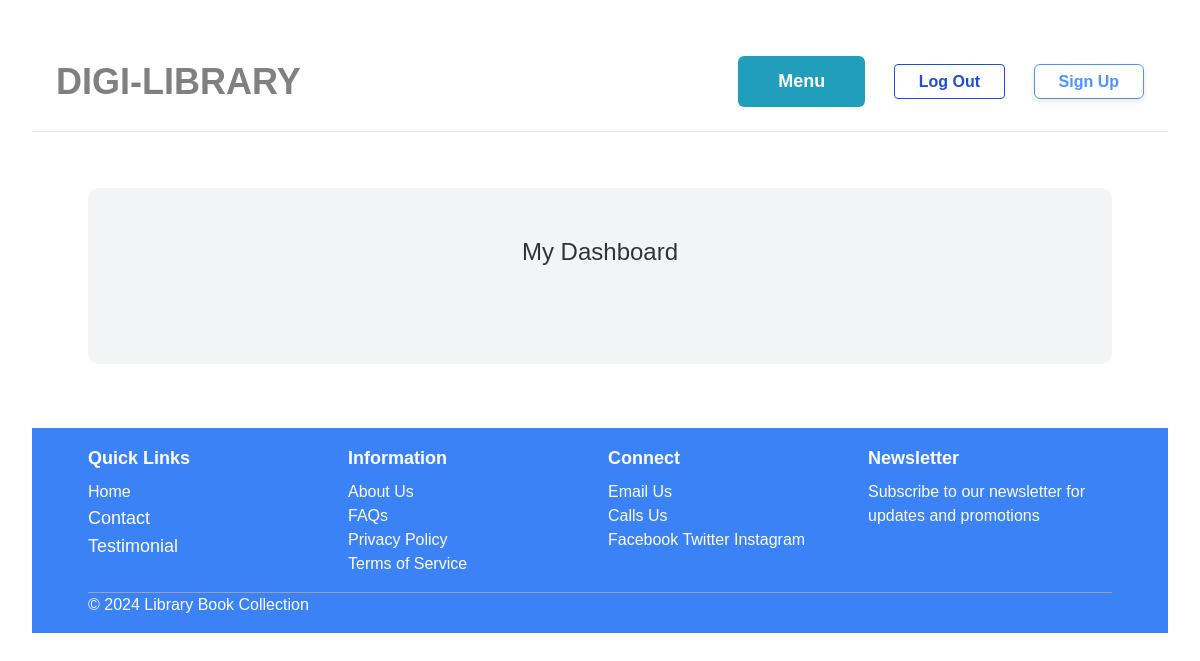
Page /dashboard/ (signed in) on the earlier database version.
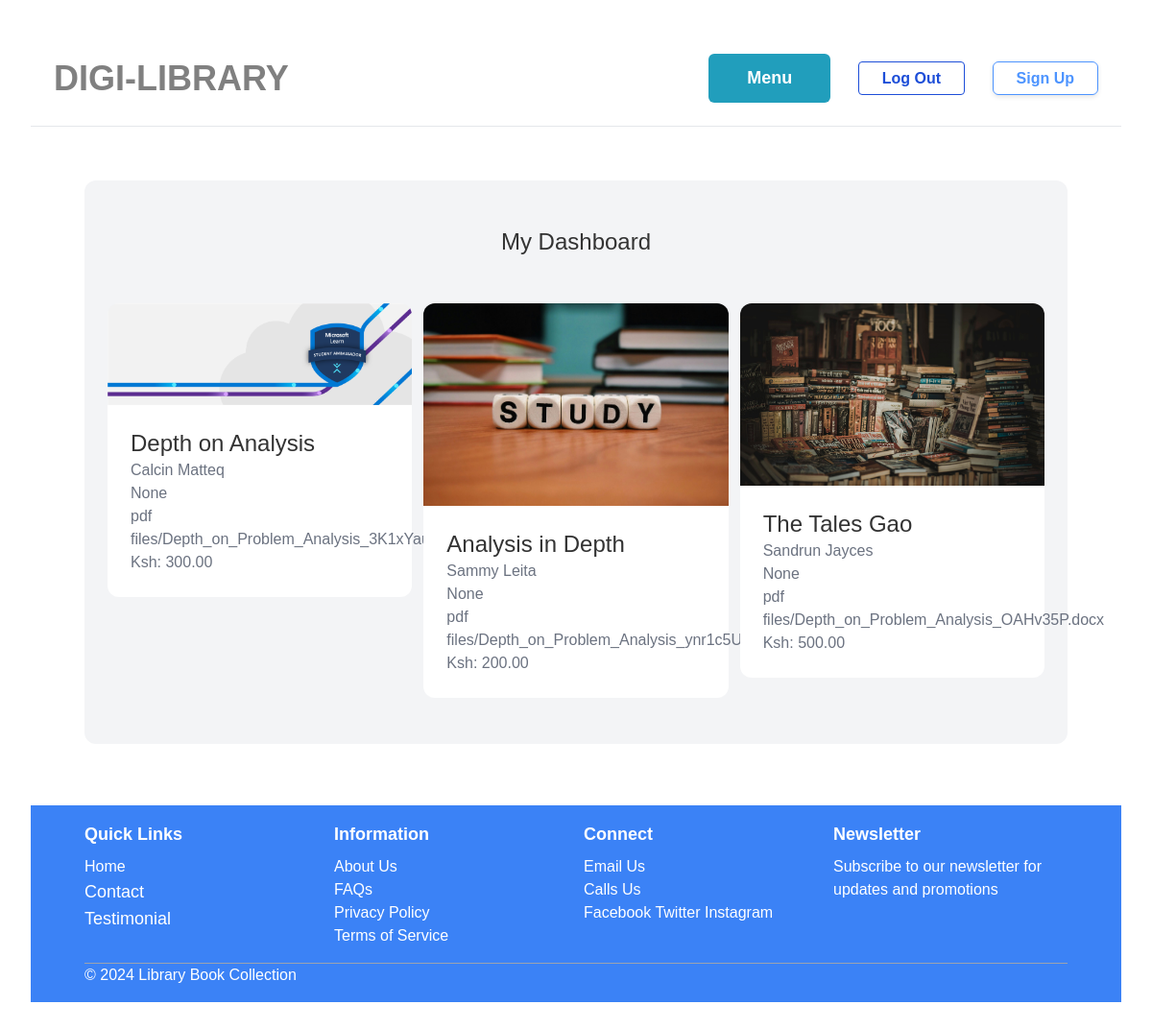
Same page on the later database version.
### file/models.py (models this page shows, shortened)
class File(models.Model):
    title = models.CharField(max_length=100)
    author = models.CharField(max_length=100)
    publication_year = models.PositiveIntegerField()
    category = models.ForeignKey(Category, related_name='files', on_delete=models.CASCADE)
    language = models.CharField(max_length=50)
    description = models.TextField(blank=True, null=True)
    available = models.BooleanField(default=True)
    rating = models.DecimalField(max_digits=3, decimal_places=2, null=True, blank=True)
    num_ratings = models.IntegerField(default=0)
    price = models.DecimalField(max_digits=10, decimal_places=2)
    image = models.ImageField(upload_to='file_images', blank=True, null=True)
    created_by = models.ForeignKey(User, related_name='uploaded_files', on_delete=models.CASCADE)
    created_at = models.DateTimeField(auto_now_add=True)
    file_type = models.CharField(max_length=50, choices=[('pdf', 'PDF'), ('slides', 'Slides'), ('doc', 'Doc')])
    file = models.FileField(upload_to='docs/')

### dashboard/views.py (the view)
# urls.py: path('', views.index, name='index'),
@login_required
def index(request):
    files = File.objects.filter(created_by=request.user)
    return render(request, 'dashboard/index.html', {
        'files': files,
    })

### dashboard/templates/dashboard/index.html (shortened to what this page needs)
{% extends 'books/base.html' %}
{% block content %}
    <div class="mt-6 px-6 py-12 bg-gray-100 rounded-xl">
        <h2 class="mb-12 text-2xl text-center">My Dashboard</h2>
        <div class="grid grid-cols-3 gap-3">
            {% for file in files %}
                <div>
                    <a href="{% url 'file:detail' file.id %}">
                        <div>
                            <img src="{{ file.image.url }}" class="rounded-t-xl">
                        </div>
                        <div class="p-6 bg-white rounded-b-xl">
                            <h2 class="text-2xl">{{ file.title }}</h2>
                            <p class="text-gray-500">{{ file.author }}</p>
                            <p class="text-gray-500">{{ file.rating }}</p>
                            <p class="text-gray-500">{{ file.file_type }}</p>
                            <p class="text-gray-500">{{ file.file }}</p>
                            <p class="text-gray-500">Ksh: {{ file.price }}</p>
                        </div>
                    </a>
                </div>
            {% endfor %}
        </div>
    </div>
{% endblock %}

### books/templates/books/base.html (shortened to what this page needs)
<!DOCTYPE html>
<html lang="en">
	<head>
		<link href="https://cdn.jsdelivr.net/npm/tailwindcss@2.2.19/dist/tailwind.min.css" rel="stylesheet">
	</head>
	<body style="background-color: #ffffff; font-family: Arial, sans-serif; font-size: 16px; line-height: 1.5; padding: 2rem; color: #333; margin: 0; min-height: 100vh; display: flex; flex-direction: column; ">
		<nav style="padding: 1.5rem 1.5rem; display: flex; justify-content: space-between; align-items: center; border-bottom: 1px solid #e5e7eb;">
			<a href="/" class="text-xl font-semibold" style="text-decoration:blink; color: gray; font-family: Arial, sans-serif; font-size: 2.25rem; font-weight: 600;">DIGI-LIBRARY</a>
			<div class="space-x-6">
				<div class="dropdown">
					  <button style="padding: 0.75rem 2.5rem; font-family: Arial, sans-serif; font-size: 1.125rem; font-weight: 600; background-color: #848c94; color: #fff; border-radius: 0.375rem; transition: background-color 0.2s ease-in-out; background-color: #219ebc; transition-delay: 0s;">Menu
					  </button>
				</div>
    			{% if user.is_authenticated %}
                    <a href="{% url 'books:logout' %}" class="bg-transparent hover:bg-blue-500 text-blue-700 font-semibold hover:text-white py-2 px-6 border border-blue-700 hover:border-transparent rounded">Log Out</a>
                {% else %}
                    <a href="{% url 'books:login' %}" class="bg-transparent hover:bg-blue-500 text-blue-700 font-semibold hover:text-white py-2 px-6 border border-blue-700 hover:border-transparent rounded">Log in</a>
                {% endif %}
				<a href="{% url 'books:signup' %}" style="background-color: transparent; padding: 0.5rem 1.5rem; border: 1px solid #4d94ff; border-radius: 0.375rem; font-weight: 600; font-size: 1rem; color: #4d94ff; transition: all 0.3s ease-in-out; text-decoration: none; box-shadow: 0 2px 5px rgba(0, 0, 0, 0.1);">Sign Up</a>
			</div>
		</nav>
		<div class="container mx-auto py-8">
			{% block content %}
			{% endblock %}
		</div>
		<footer class="bg-blue-500 text-white py-4 mt-8">
			<div class="container mx-auto">
				<div class="grid grid-cols-1 md:grid-cols-2 lg:grid-cols-4 gap-4">
					<div>
						<h3 class="text-lg font-semibold mb-2">Quick Links</h3>
						<ul>
							<li><a href="">Home</a></li
							<li><a href="{% url 'books:contact' %}" class="text-lg text-teal-500 hover:text-teal-700">Contact</a></li>
							<li><a href="{% url 'books:reviews' %}" class="text-lg text-teal-500 hover:text-teal-700">Testimonial</a></li>
						</ul>
					</div>
					<div>
						<h3 class="text-lg font-semibold mb-2">Information</h3>
						<ul>
							<li><a href="{% url 'books:about' %}">About Us</a></li>
							<li><a href="/faq/">FAQs</a></li>
							<li><a href="/privacy-policy/">Privacy Policy</a></li>
							<li><a href="/terms-of-service/">Terms of Service</a></li>
						</ul>
					</div>
					<div>
						<h3 class="text-lg font-semibold mb-2">Connect</h3>
						<ul>
							<li><a href="library:info@libsoma.com">Email Us</a></li>
							<li><a href="tel:+2541234567">Calls Us</a></li>
							<li>
								<a href="#" target="_blank" rel="noopener noreferrer">Facebook</a>
								<a href="#" target="_blank" rel="noopener noreferrer">Twitter</a>
								<a href="#" target="_blank" rel="noopener noreferrer">Instagram</a>
							</li>
						</ul>
					</div>
					<div>
						<h3 class="text-lg font-semibold mb-2">Newsletter</h3>
						<p>Subscribe to our newsletter for updates and promotions</p>
					</div>
				</div>
				<hr class="mt-4 border-gray-400">
				<p>&copy; 2024 Library Book Collection</p>
			</div>
		</footer>
	</body>
</html>

### books/templates/books/base.html (style rules this page uses)
.dropdown { position: relative; display: inline-block; border-radius: 30px; }

Differences in the rows shown:
added File: image (picture), title "Depth on Analysis", author "Calcin Matteq", rating "None", file_type "pdf", file "files/Depth_on_Problem_Analysis_3K1xYau.docx", price "300.00"
added File: image (picture), title "Analysis in Depth", author "Sammy Leita", rating "None", file_type "pdf", file "files/Depth_on_Problem_Analysis_ynr1c5U.docx", price "200.00"
added File: image (picture), title "The Tales Gao", author "Sandrun Jayces", rating "None", file_type "pdf", file "files/Depth_on_Problem_Analysis_OAHv35P.docx", price "500.00"
